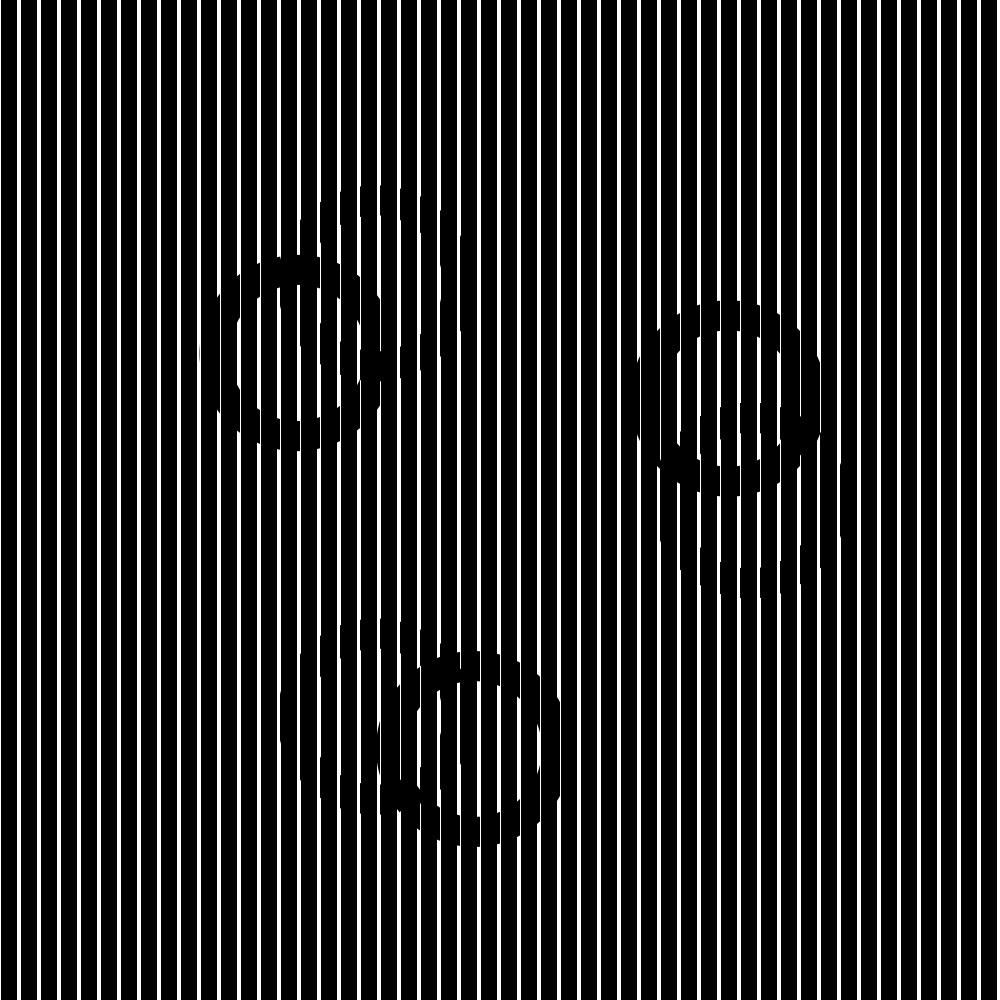
Frame 1 (no input)
Frame 60 (the mouse pressed at the canvas centre just before this capture): blank canvas, image omitted
Frame 120 (the mouse held since frame 60 and released just before this capture): blank canvas, image omitted

The Processing sketch that drew this single still picture (run headless with seeded random() and noise(); from frame 60 on, the mouse is pressed at the canvas centre):

// Processing sketch: shapes_mov
// ── shapes_mov.pde
int size = 1000, ////      size | (divs*layers)
    divs = 50,
    layers = 5,
    numShapes = 3,
    delta = 0,
    curr = 0,
    wdiv = size/divs,
    wlayer = wdiv/layers,
    shapeWidth = size/6,
    shapeHeight = size/6,
    offCenter = size/4;
boolean keyDown = false,
        showRectangles = true;
    

PGraphics pg[] = new PGraphics[divs * layers];

void setup(){
  surface.setSize(size, size);
  noStroke();
  fill(0);
  
  for(int i=0; i<divs; i++){
    for(int j=0; j<layers; j++){
      curr = i*layers + j;
      pg[curr] = createGraphics(wlayer, height);
      pg[curr].beginDraw();
      pg[curr].background(255);
      pg[curr].translate(width/2 - i*wdiv -j*wlayer, height/2);
      pg[curr].noFill();
      pg[curr].strokeWeight(30);
      pg[curr].rotate(j*2*PI/numShapes/layers);
      for(int k=0; k<numShapes; k++){
        pg[curr].rotate(2*PI/numShapes);
        pg[curr].ellipse(offCenter, 0, shapeWidth, shapeHeight);
      }
      pg[curr].endDraw();
      //image(pg[curr], i*wdiv + j*wlayer, 0);
    }
  }
}

void draw(){
  printShapes();
  if(showRectangles)
    printRectangles();
  getInput();
}

void printShapes(){
  for(int i=0; i<divs; i++){
    for(int j=0; j<layers; j++){
      curr = i*layers + j;
      image(pg[curr], i*wdiv + j*wlayer, 0);
    }
  }
  delta++;
  if(delta >= wdiv)
    delta = 0;
}

void printRectangles(){
    rect(-wdiv+delta, 0, wdiv-wlayer, height);
  for(int i=0; i<divs; i++){
    rect(i*wdiv+delta, 0, wdiv-wlayer, height);
  }
}

void getInput(){
  if(keyPressed  && !keyDown){
    keyDown = true;
    if(key==' '){
      showRectangles = !showRectangles;
    }
  }
  //para cambiar las variables de las figuras, segmentos y velocidad
  if(false)
    updateShapes();
}

void updateShapes(){
  for(int i=0; i<divs; i++){
    for(int j=0; j<layers; j++){
      curr = i*layers + j;
      pg[curr].clear();
      pg[curr].beginDraw();
      
      pg[curr].background(255);
      pg[curr].translate(width/2 - i*wdiv -j*wlayer, height/2);
      pg[curr].noFill();
      pg[curr].strokeWeight(40);
      pg[curr].rotate(j*2*PI/numShapes/layers);
      for(int k=0; k<numShapes; k++){
        pg[curr].rotate(2*PI/numShapes);
        pg[curr].ellipse(offCenter, 0, shapeWidth, shapeHeight);
      }
      pg[curr].endDraw();
    }
  }
}


void keyReleased(){
  keyDown = false;
}
